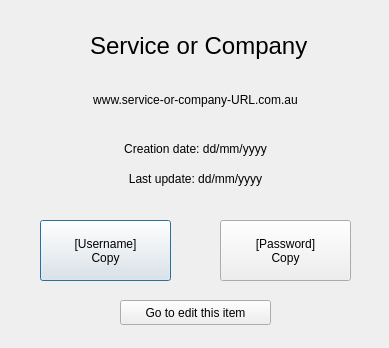
<?xml version="1.0" encoding="UTF-8"?>
<ui version="4.0">
 <class>ItemCard</class>
 <widget class="QDialog" name="ItemCard">
  <property name="geometry">
   <rect>
    <x>0</x>
    <y>0</y>
    <width>389</width>
    <height>348</height>
   </rect>
  </property>
  <property name="windowTitle">
   <string>Dialog</string>
  </property>
  <widget class="QLabel" name="label">
   <property name="geometry">
    <rect>
     <x>90</x>
     <y>30</y>
     <width>231</width>
     <height>31</height>
    </rect>
   </property>
   <property name="font">
    <font>
     <pointsize>18</pointsize>
    </font>
   </property>
   <property name="text">
    <string>Service or Company</string>
   </property>
  </widget>
  <widget class="QLabel" name="label_2">
   <property name="geometry">
    <rect>
     <x>40</x>
     <y>90</y>
     <width>311</width>
     <height>20</height>
    </rect>
   </property>
   <property name="text">
    <string>www.service-or-company-URL.com.au</string>
   </property>
   <property name="alignment">
    <set>Qt::AlignCenter</set>
   </property>
  </widget>
  <widget class="QPushButton" name="pushButton">
   <property name="geometry">
    <rect>
     <x>40</x>
     <y>220</y>
     <width>131</width>
     <height>61</height>
    </rect>
   </property>
   <property name="text">
    <string>[Username]
Copy</string>
   </property>
  </widget>
  <widget class="QPushButton" name="pushButton_2">
   <property name="geometry">
    <rect>
     <x>220</x>
     <y>220</y>
     <width>131</width>
     <height>61</height>
    </rect>
   </property>
   <property name="text">
    <string>[Password]
Copy</string>
   </property>
  </widget>
  <widget class="QLabel" name="label_3">
   <property name="geometry">
    <rect>
     <x>100</x>
     <y>140</y>
     <width>191</width>
     <height>17</height>
    </rect>
   </property>
   <property name="text">
    <string>Creation date: dd/mm/yyyy</string>
   </property>
   <property name="alignment">
    <set>Qt::AlignCenter</set>
   </property>
  </widget>
  <widget class="QLabel" name="label_4">
   <property name="geometry">
    <rect>
     <x>100</x>
     <y>170</y>
     <width>191</width>
     <height>17</height>
    </rect>
   </property>
   <property name="text">
    <string>Last update: dd/mm/yyyy</string>
   </property>
   <property name="alignment">
    <set>Qt::AlignCenter</set>
   </property>
  </widget>
  <widget class="QPushButton" name="pushButton_3">
   <property name="geometry">
    <rect>
     <x>120</x>
     <y>300</y>
     <width>151</width>
     <height>25</height>
    </rect>
   </property>
   <property name="text">
    <string>Go to edit this item</string>
   </property>
  </widget>
 </widget>
 <resources/>
 <connections/>
</ui>
